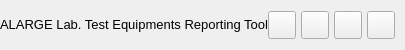
           <widget class="QFrame" name="contentTopBg">
            <property name="minimumSize">
             <size>
              <width>0</width>
              <height>50</height>
             </size>
            </property>
            <property name="maximumSize">
             <size>
              <width>16777215</width>
              <height>50</height>
             </size>
            </property>
            <property name="frameShape">
             <enum>QFrame::NoFrame</enum>
            </property>
            <property name="frameShadow">
             <enum>QFrame::Raised</enum>
            </property>
            <layout class="QHBoxLayout" name="horizontalLayout">
             <property name="spacing">
              <number>0</number>
             </property>
             <property name="leftMargin">
              <number>0</number>
             </property>
             <property name="topMargin">
              <number>0</number>
             </property>
             <property name="rightMargin">
              <number>10</number>
             </property>
             <property name="bottomMargin">
              <number>0</number>
             </property>
             <item>
              <widget class="QFrame" name="leftBox">
               <property name="sizePolicy">
                <sizepolicy hsizetype="Expanding" vsizetype="Preferred">
                 <horstretch>0</horstretch>
                 <verstretch>0</verstretch>
                </sizepolicy>
               </property>
               <property name="frameShape">
                <enum>QFrame::NoFrame</enum>
               </property>
               <property name="frameShadow">
                <enum>QFrame::Raised</enum>
               </property>
               <layout class="QHBoxLayout" name="horizontalLayout_3">
                <property name="spacing">
                 <number>0</number>
                </property>
                <property name="leftMargin">
                 <number>0</number>
                </property>
                <property name="topMargin">
                 <number>0</number>
                </property>
                <property name="rightMargin">
                 <number>0</number>
                </property>
                <property name="bottomMargin">
                 <number>0</number>
                </property>
                <item>
                 <widget class="QLabel" name="titleRightInfo">
                  <property name="sizePolicy">
                   <sizepolicy hsizetype="Preferred" vsizetype="Expanding">
                    <horstretch>0</horstretch>
                    <verstretch>0</verstretch>
                   </sizepolicy>
                  </property>
                  <property name="maximumSize">
                   <size>
                    <width>16777215</width>
                    <height>45</height>
                   </size>
                  </property>
                  <property name="font">
                   <font>
                    <family>Segoe UI</family>
                    <pointsize>10</pointsize>
                    <italic>false</italic>
                    <bold>false</bold>
                   </font>
                  </property>
                  <property name="text">
                   <string>ALARGE Lab. Test Equipments Reporting Tool</string>
                  </property>
                  <property name="alignment">
                   <set>Qt::AlignLeading|Qt::AlignLeft|Qt::AlignVCenter</set>
                  </property>
                 </widget>
                </item>
               </layout>
              </widget>
             </item>
             <item alignment="Qt::AlignRight">
              <widget class="QFrame" name="rightButtons">
               <property name="minimumSize">
                <size>
                 <width>0</width>
                 <height>28</height>
                </size>
               </property>
               <property name="frameShape">
                <enum>QFrame::NoFrame</enum>
               </property>
               <property name="frameShadow">
                <enum>QFrame::Raised</enum>
               </property>
               <layout class="QHBoxLayout" name="horizontalLayout_2">
                <property name="spacing">
                 <number>5</number>
                </property>
                <property name="leftMargin">
                 <number>0</number>
                </property>
                <property name="topMargin">
                 <number>0</number>
                </property>
                <property name="rightMargin">
                 <number>0</number>
                </property>
                <property name="bottomMargin">
                 <number>0</number>
                </property>
                <item>
                 <widget class="QPushButton" name="settingsTopBtn">
                  <property name="minimumSize">
                   <size>
                    <width>28</width>
                    <height>28</height>
                   </size>
                  </property>
                  <property name="maximumSize">
                   <size>
                    <width>28</width>
                    <height>28</height>
                   </size>
                  </property>
                  <property name="cursor">
                   <cursorShape>PointingHandCursor</cursorShape>
                  </property>
                  <property name="toolTip">
                   <string>Settings</string>
                  </property>
                  <property name="text">
                   <string/>
                  </property>
                  <property name="icon">
                   <iconset resource="../pyqt6/Modern_GUI_PyDracula_PySide6_or_PyQt6/resources.qrc">
                    <normaloff>:/icons/images/icons/icon_settings.png</normaloff>:/icons/images/icons/icon_settings.png</iconset>
                  </property>
                  <property name="iconSize">
                   <size>
                    <width>20</width>
                    <height>20</height>
                   </size>
                  </property>
                 </widget>
                </item>
                <item>
                 <widget class="QPushButton" name="minimizeAppBtn">
                  <property name="minimumSize">
                   <size>
                    <width>28</width>
                    <height>28</height>
                   </size>
                  </property>
                  <property name="maximumSize">
                   <size>
                    <width>28</width>
                    <height>28</height>
                   </size>
                  </property>
                  <property name="cursor">
                   <cursorShape>PointingHandCursor</cursorShape>
                  </property>
                  <property name="toolTip">
                   <string>Minimize</string>
                  </property>
                  <property name="text">
                   <string/>
                  </property>
                  <property name="icon">
                   <iconset resource="../pyqt6/Modern_GUI_PyDracula_PySide6_or_PyQt6/resources.qrc">
                    <normaloff>:/icons/images/icons/icon_minimize.png</normaloff>:/icons/images/icons/icon_minimize.png</iconset>
                  </property>
                  <property name="iconSize">
                   <size>
                    <width>20</width>
                    <height>20</height>
                   </size>
                  </property>
                 </widget>
                </item>
                <item>
                 <widget class="QPushButton" name="maximizeRestoreAppBtn">
                  <property name="minimumSize">
                   <size>
                    <width>28</width>
                    <height>28</height>
                   </size>
                  </property>
                  <property name="maximumSize">
                   <size>
                    <width>28</width>
                    <height>28</height>
                   </size>
                  </property>
                  <property name="font">
                   <font>
                    <family>Segoe UI</family>
                    <pointsize>10</pointsize>
                    <italic>false</italic>
                    <bold>false</bold>
                    <stylestrategy>PreferDefault</stylestrategy>
                   </font>
                  </property>
                  <property name="cursor">
                   <cursorShape>PointingHandCursor</cursorShape>
                  </property>
                  <property name="toolTip">
                   <string>Maximize</string>
                  </property>
                  <property name="text">
                   <string/>
                  </property>
                  <property name="icon">
                   <iconset resource="../pyqt6/Modern_GUI_PyDracula_PySide6_or_PyQt6/resources.qrc">
                    <normaloff>:/icons/images/icons/icon_maximize.png</normaloff>:/icons/images/icons/icon_maximize.png</iconset>
                  </property>
                  <property name="iconSize">
                   <size>
                    <width>20</width>
                    <height>20</height>
                   </size>
                  </property>
                 </widget>
                </item>
                <item>
                 <widget class="QPushButton" name="closeAppBtn">
                  <property name="minimumSize">
                   <size>
                    <width>28</width>
                    <height>28</height>
                   </size>
                  </property>
                  <property name="maximumSize">
                   <size>
                    <width>28</width>
                    <height>28</height>
                   </size>
                  </property>
                  <property name="cursor">
                   <cursorShape>PointingHandCursor</cursorShape>
                  </property>
                  <property name="toolTip">
                   <string>Close</string>
                  </property>
                  <property name="text">
                   <string/>
                  </property>
                  <property name="icon">
                   <iconset resource="../pyqt6/Modern_GUI_PyDracula_PySide6_or_PyQt6/resources.qrc">
                    <normaloff>:/icons/images/icons/icon_close.png</normaloff>:/icons/images/icons/icon_close.png</iconset>
                  </property>
                  <property name="iconSize">
                   <size>
                    <width>20</width>
                    <height>20</height>
                   </size>
                  </property>
                 </widget>
                </item>
               </layout>
              </widget>
             </item>
            </layout>
           </widget>
